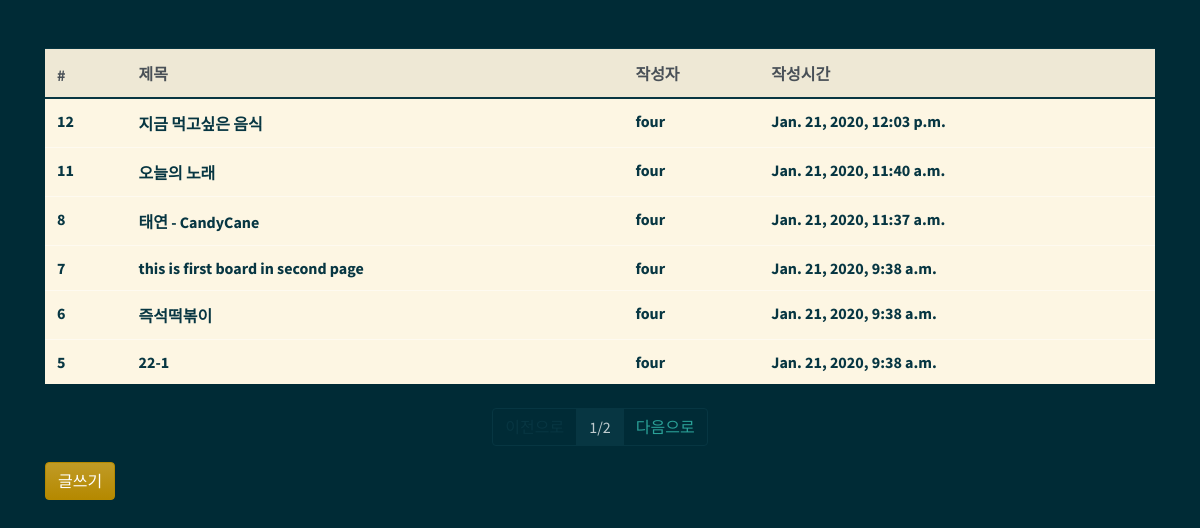
/board/list/, run on the app's committed database.
### board/models.py (models this page shows, shortened)
class Board(models.Model):
    title = models.CharField(max_length=64, verbose_name="제목")
    contents = models.TextField(verbose_name="내용")
    registered_date = models.DateTimeField(auto_now_add=True, verbose_name = "등록 시간")
    writer = models.ForeignKey('users.Users', verbose_name = "작성자", on_delete = models.CASCADE)
    tag = models.ManyToManyField('tag.Tag', verbose_name = "태그")
    class Meta:
        db_table = "community_board"
        verbose_name = "게시물"
        verbose_name_plural = "게시물"

### users/models.py (models this page shows)
class Users(models.Model):
    username = models.CharField(max_length=32, verbose_name = "사용자 이름")
    password = models.CharField(max_length=64, verbose_name = "비밀번호")
    useremail = models.CharField(max_length = 128, verbose_name = "사용자 이메일")
    registered_date = models.DateTimeField(auto_now_add = True, verbose_name = "등록시간")
    def __str__(self):
        return self.username
    class Meta:
        db_table = "community_user"
        verbose_name = "사용자"
        verbose_name_plural = "사용자"

### board/views.py (the view)
# urls.py: path('list/', views.board_list),
def board_list(request):
    all_boards = Board.objects.all().order_by('-id')
    page = int(request.GET.get('p', 1))
    paginator = Paginator(all_boards, 6)
    boards = paginator.get_page(page)
    return render(request, 'board_list.html', {'boards':boards})

### templates/board_list.html
{% extends 'base.html' %}
{% block contents %}
<div class = "row mt-5">
    <div class = "col-12">
        <table class = "table table-light">
            <thead class = "thead-light">
                <tr>
                    <th>#</th>
                    <th>제목</th>
                    <th>작성자</th>
                    <th>작성시간</th>
                </tr>
            </thead>
            <tbody class = "text-dark">
                {% for board in boards %}
                <tr onclick = "location.href = '/board/detail/{{board.id}}'">
                    <th>{{board.id}}</th>
                    <th>{{board.title}}</th>
                    <th>{{board.writer}}</th>
                    <th>{{board.registered_date}}</th>
                </tr>
                {% endfor %}
            </tbody>
        </table>
    </div>
</div>
<div class = "row mt-2">
    <div class = "col-12">
        <nav>
            <ul class = "pagination justify-content-center">
                {% if boards.has_previous %}
                    <li class = "page-item">
                        <a class = "page-link" href = "?p={{boards.previous_page_number}}">이전으로</a>
                    </li>
                {% else %}
                    <li class = "page-item disabled">
                        <a class = "page-link disabled" href = "#">이전으로</a>
                    </li>
                {% endif %}
                <li class = "page-item active">
                    <a class = "page-link">{{boards.number}}/{{boards.paginator.num_pages}}</a>
                </li>
                {% if boards.has_next %}
                    <li class = "page-item">
                        <a class = "page-link" href = "?p={{boards.next_page_number}}">다음으로</a>
                    </li>
                {% else %}
                    <li class = "page-item disabled">
                        <a class = "page-link disabled" href = "#">다음으로</a>
                    </li>
                {% endif %}
            </ul>
        </nav>
    </div>
</div>
<div class = "row">
    <div class = "col-12">
        <button class = "btn btn-primary" onclick = "location.href = '/board/write/'">글쓰기</button>
    </div>
</div>
{% endblock %}

### templates/base.html (shortened to what this page needs)
<html>
    <head>
        <link rel = "stylesheet" href = "/static/bootstrap.min.css" />
    </head>
    <body>
        <div class = "container">
            {% block contents %}
            {% endblock %}
        </div>
    </body>
</html>

### data on the page
Board: id "12", title "지금 먹고싶은 음식", writer "four", registered_date "Jan. 21, 2020, 12:03 p.m."
Board: id "11", title "오늘의 노래", writer "four", registered_date "Jan. 21, 2020, 11:40 a.m."
Board: id "8", title "태연 - CandyCane", writer "four", registered_date "Jan. 21, 2020, 11:37 a.m."
Board: id "7", title "this is first board in second page", writer "four", registered_date "Jan. 21, 2020, 9:38 a.m."
Board: id "6", title "즉석떡볶이", writer "four", registered_date "Jan. 21, 2020, 9:38 a.m."
Board: id "5", title "22-1", writer "four", registered_date "Jan. 21, 2020, 9:38 a.m."

### other printed values
{{ boards.number }} "1"
{{ boards.paginator.num_pages }} "2"
